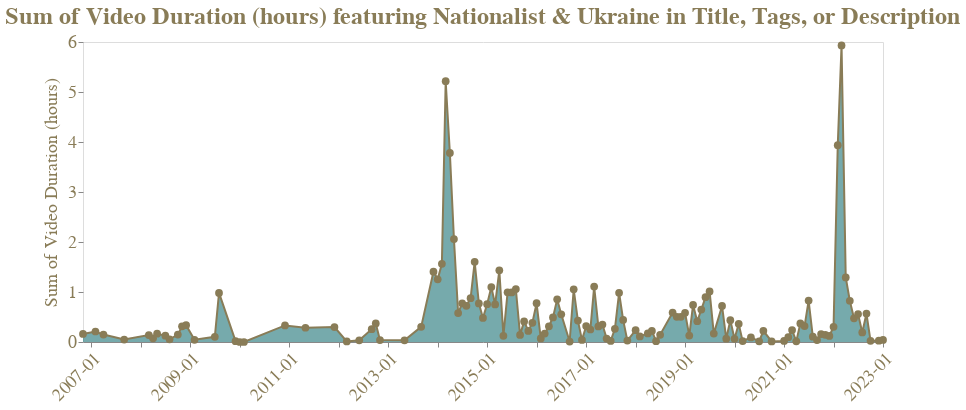

This figure's notebook cell:
### Code cell
get_chart(
    df_scraped,
    token_dict_nationalist,
    "year_month",
    "Sum of Video Duration (hours)",
    slogan2=token_dict_ukraine,
)

### Figure 1 — Vega-Lite specification as saved in the notebook (floating-point values rounded to 4 significant figures)
{"config": {"view": {"continuousWidth": 400, "continuousHeight": 300}}, "layer": [{"mark": {"type": "area", "color": "#3C8689", "fillOpacity": 0.7}, "encoding": {"x": {"axis": {"format": "%Y-%m", "grid": false, "labelAngle": -45, "labelColor": "#897C57", "labelFont": "Franklin Gothic Demi Cond", "labelFontSize": 18, "ticks": true, "title": null}, "field": "year_month", "type": "temporal"}, "y": {"axis": {"domain": false, "grid": false, "gridWidth": 0.5, "labelColor": "#897C57", "labelFont": "Franklin Gothic Demi Cond", "labelFontSize": 18, "ticks": true, "titleColor": "#897C57", "titleFontSize": 35, "titleFontStyle": "Franklin Gothic Demi Cond"}, "field": "Sum of Video Duration (hours)", "type": "quantitative"}}}, {"mark": {"type": "line", "color": "#897C57"}, "encoding": {"x": {"field": "year_month", "type": "temporal"}, "y": {"field": "Sum of Video Duration (hours)", "type": "quantitative"}}}, {"mark": {"type": "point", "color": "#897C57", "filled": true, "opacity": 1, "size": 60}, "encoding": {"x": {"field": "year_month", "type": "temporal"}, "y": {"field": "Sum of Video Duration (hours)", "type": "quantitative"}}}], "data": {"name": "data-161ebb397befa66a6da0d68993f68fbe"}, "height": 300, "title": {"text": ["Sum of Video Duration (hours) featuring Nationalist & Ukraine in Title, Tags, or Description"], "font": "Franklin Gothic", "fontSize": 24, "color": "#897C57"}, "width": 800, "$schema": "https://vega.github.io/schema/vega-lite/v4.17.0.json", "datasets": {"data-161ebb397befa66a6da0d68993f68fbe": [{"year_month": "2006-11-01T00:00:00", "Count of News Articles": 1, "Sum of Video Duration (hours)": 0.1611}, {"year_month": "2007-02-01T00:00:00", "Count of News Articles": 1, "Sum of Video Duration (hours)": 0.21}, {"year_month": "2007-04-01T00:00:00", "Count of News Articles": 1, "Sum of Video Duration (hours)": 0.1483}, {"year_month": "2007-09-01T00:00:00", "Count of News Articles": 1, "Sum of Video Duration (hours)": 0.04861}, {"year_month": "2008-03-01T00:00:00", "Count of News Articles": 2, "Sum of Video Duration (hours)": 0.1378}, {"year_month": "2008-04-01T00:00:00", "Count of News Articles": 2, "Sum of Video Duration (hours)": 0.07333}, {"year_month": "2008-05-01T00:00:00", "Count of News Articles": 3, "Sum of Video Duration (hours)": 0.1653}, {"year_month": "2008-07-01T00:00:00", "Count of News Articles": 2, "Sum of Video Duration (hours)": 0.1272}, {"year_month": "2008-08-01T00:00:00", "Count of News Articles": 1, "Sum of Video Duration (hours)": 0.05333}, {"year_month": "2008-10-01T00:00:00", "Count of News Articles": 5, "Sum of Video Duration (hours)": 0.1478}, {"year_month": "2008-11-01T00:00:00", "Count of News Articles": 4, "Sum of Video Duration (hours)": 0.3144}, {"year_month": "2008-12-01T00:00:00", "Count of News Articles": 3, "Sum of Video Duration (hours)": 0.3369}, {"year_month": "2009-02-01T00:00:00", "Count of News Articles": 4, "Sum of Video Duration (hours)": 0.04472}, {"year_month": "2009-07-01T00:00:00", "Count of News Articles": 2, "Sum of Video Duration (hours)": 0.1042}, {"year_month": "2009-08-01T00:00:00", "Count of News Articles": 9, "Sum of Video Duration (hours)": 0.9811}, {"year_month": "2009-12-01T00:00:00", "Count of News Articles": 1, "Sum of Video Duration (hours)": 0.01611}, {"year_month": "2010-01-01T00:00:00", "Count of News Articles": 2, "Sum of Video Duration (hours)": 0.0}, {"year_month": "2010-02-01T00:00:00", "Count of News Articles": 1, "Sum of Video Duration (hours)": 0.0}, {"year_month": "2010-12-01T00:00:00", "Count of News Articles": 5, "Sum of Video Duration (hours)": 0.3314}, {"year_month": "2011-05-01T00:00:00", "Count of News Articles": 6, "Sum of Video Duration (hours)": 0.285}, {"year_month": "2011-12-01T00:00:00", "Count of News Articles": 1, "Sum of Video Duration (hours)": 0.2981}, {"year_month": "2012-03-01T00:00:00", "Count of News Articles": 1, "Sum of Video Duration (hours)": 0.01111}, {"year_month": "2012-06-01T00:00:00", "Count of News Articles": 1, "Sum of Video Duration (hours)": 0.03417}, {"year_month": "2012-09-01T00:00:00", "Count of News Articles": 5, "Sum of Video Duration (hours)": 0.2567}, {"year_month": "2012-10-01T00:00:00", "Count of News Articles": 6, "Sum of Video Duration (hours)": 0.3703}, {"year_month": "2012-11-01T00:00:00", "Count of News Articles": 3, "Sum of Video Duration (hours)": 0.03833}, {"year_month": "2013-05-01T00:00:00", "Count of News Articles": 3, "Sum of Video Duration (hours)": 0.03361}, {"year_month": "2013-09-01T00:00:00", "Count of News Articles": 1, "Sum of Video Duration (hours)": 0.3028}, {"year_month": "2013-12-01T00:00:00", "Count of News Articles": 15, "Sum of Video Duration (hours)": 1.407}, {"year_month": "2014-01-01T00:00:00", "Count of News Articles": 16, "Sum of Video Duration (hours)": 1.254}, {"year_month": "2014-02-01T00:00:00", "Count of News Articles": 19, "Sum of Video Duration (hours)": 1.564}, {"year_month": "2014-03-01T00:00:00", "Count of News Articles": 94, "Sum of Video Duration (hours)": 5.215}, {"year_month": "2014-04-01T00:00:00", "Count of News Articles": 44, "Sum of Video Duration (hours)": 3.78}, {"year_month": "2014-05-01T00:00:00", "Count of News Articles": 28, "Sum of Video Duration (hours)": 2.059}, {"year_month": "2014-06-01T00:00:00", "Count of News Articles": 13, "Sum of Video Duration (hours)": 0.5789}, {"year_month": "2014-07-01T00:00:00", "Count of News Articles": 8, "Sum of Video Duration (hours)": 0.7728}, {"year_month": "2014-08-01T00:00:00", "Count of News Articles": 12, "Sum of Video Duration (hours)": 0.7239}, {"year_month": "2014-09-01T00:00:00", "Count of News Articles": 16, "Sum of Video Duration (hours)": 0.8769}, {"year_month": "2014-10-01T00:00:00", "Count of News Articles": 26, "Sum of Video Duration (hours)": 1.604}, {"year_month": "2014-11-01T00:00:00", "Count of News Articles": 14, "Sum of Video Duration (hours)": 0.7725}, {"year_month": "2014-12-01T00:00:00", "Count of News Articles": 5, "Sum of Video Duration (hours)": 0.4811}, {"year_month": "2015-01-01T00:00:00", "Count of News Articles": 18, "Sum of Video Duration (hours)": 0.7572}, {"year_month": "2015-02-01T00:00:00", "Count of News Articles": 15, "Sum of Video Duration (hours)": 1.1}, {"year_month": "2015-03-01T00:00:00", "Count of News Articles": 16, "Sum of Video Duration (hours)": 0.7511}, {"year_month": "2015-04-01T00:00:00", "Count of News Articles": 25, "Sum of Video Duration (hours)": 1.433}, {"year_month": "2015-05-01T00:00:00", "Count of News Articles": 11, "Sum of Video Duration (hours)": 0.1239}, {"year_month": "2015-06-01T00:00:00", "Count of News Articles": 10, "Sum of Video Duration (hours)": 0.9942}, {"year_month": "2015-07-01T00:00:00", "Count of News Articles": 9, "Sum of Video Duration (hours)": 0.9906}, {"year_month": "2015-08-01T00:00:00", "Count of News Articles": 15, "Sum of Video Duration (hours)": 1.058}, {"year_month": "2015-09-01T00:00:00", "Count of News Articles": 7, "Sum of Video Duration (hours)": 0.1422}, {"year_month": "2015-10-01T00:00:00", "Count of News Articles": 8, "Sum of Video Duration (hours)": 0.4114}, {"year_month": "2015-11-01T00:00:00", "Count of News Articles": 2, "Sum of Video Duration (hours)": 0.2222}, {"year_month": "2015-12-01T00:00:00", "Count of News Articles": 7, "Sum of Video Duration (hours)": 0.3847}, {"year_month": "2016-01-01T00:00:00", "Count of News Articles": 11, "Sum of Video Duration (hours)": 0.7753}, {"year_month": "2016-02-01T00:00:00", "Count of News Articles": 1, "Sum of Video Duration (hours)": 0.0725}, {"year_month": "2016-03-01T00:00:00", "Count of News Articles": 4, "Sum of Video Duration (hours)": 0.1678}, {"year_month": "2016-04-01T00:00:00", "Count of News Articles": 7, "Sum of Video Duration (hours)": 0.3147}, {"year_month": "2016-05-01T00:00:00", "Count of News Articles": 11, "Sum of Video Duration (hours)": 0.4914}, {"year_month": "2016-06-01T00:00:00", "Count of News Articles": 5, "Sum of Video Duration (hours)": 0.8531}, {"year_month": "2016-07-01T00:00:00", "Count of News Articles": 7, "Sum of Video Duration (hours)": 0.5533}, {"year_month": "2016-09-01T00:00:00", "Count of News Articles": 1, "Sum of Video Duration (hours)": 0.009722}, {"year_month": "2016-10-01T00:00:00", "Count of News Articles": 11, "Sum of Video Duration (hours)": 1.054}, {"year_month": "2016-11-01T00:00:00", "Count of News Articles": 5, "Sum of Video Duration (hours)": 0.4278}, {"year_month": "2016-12-01T00:00:00", "Count of News Articles": 4, "Sum of Video Duration (hours)": 0.04222}, {"year_month": "2017-01-01T00:00:00", "Count of News Articles": 5, "Sum of Video Duration (hours)": 0.3181}, {"year_month": "2017-02-01T00:00:00", "Count of News Articles": 12, "Sum of Video Duration (hours)": 0.25}, {"year_month": "2017-03-01T00:00:00", "Count of News Articles": 17, "Sum of Video Duration (hours)": 1.109}, {"year_month": "2017-04-01T00:00:00", "Count of News Articles": 4, "Sum of Video Duration (hours)": 0.3114}, {"year_month": "2017-05-01T00:00:00", "Count of News Articles": 7, "Sum of Video Duration (hours)": 0.35}, {"year_month": "2017-06-01T00:00:00", "Count of News Articles": 4, "Sum of Video Duration (hours)": 0.06861}, {"year_month": "2017-07-01T00:00:00", "Count of News Articles": 3, "Sum of Video Duration (hours)": 0.0225}, {"year_month": "2017-08-01T00:00:00", "Count of News Articles": 6, "Sum of Video Duration (hours)": 0.2647}, {"year_month": "2017-09-01T00:00:00", "Count of News Articles": 10, "Sum of Video Duration (hours)": 0.9847}, {"year_month": "2017-10-01T00:00:00", "Count of News Articles": 17, "Sum of Video Duration (hours)": 0.4411}, {"year_month": "2017-11-01T00:00:00", "Count of News Articles": 3, "Sum of Video Duration (hours)": 0.02806}, {"year_month": "2018-01-01T00:00:00", "Count of News Articles": 2, "Sum of Video Duration (hours)": 0.2375}, {"year_month": "2018-02-01T00:00:00", "Count of News Articles": 1, "Sum of Video Duration (hours)": 0.1114}, {"year_month": "2018-04-01T00:00:00", "Count of News Articles": 2, "Sum of Video Duration (hours)": 0.1717}, {"year_month": "2018-05-01T00:00:00", "Count of News Articles": 3, "Sum of Video Duration (hours)": 0.2203}, {"year_month": "2018-06-01T00:00:00", "Count of News Articles": 2, "Sum of Video Duration (hours)": 0.0175}, {"year_month": "2018-07-01T00:00:00", "Count of News Articles": 3, "Sum of Video Duration (hours)": 0.1436}, {"year_month": "2018-10-01T00:00:00", "Count of News Articles": 7, "Sum of Video Duration (hours)": 0.5881}, {"year_month": "2018-11-01T00:00:00", "Count of News Articles": 8, "Sum of Video Duration (hours)": 0.5042}, {"year_month": "2018-12-01T00:00:00", "Count of News Articles": 7, "Sum of Video Duration (hours)": 0.5042}, {"year_month": "2019-01-01T00:00:00", "Count of News Articles": 7, "Sum of Video Duration (hours)": 0.5844}, {"year_month": "2019-02-01T00:00:00", "Count of News Articles": 2, "Sum of Video Duration (hours)": 0.1286}, {"year_month": "2019-03-01T00:00:00", "Count of News Articles": 6, "Sum of Video Duration (hours)": 0.7408}, {"year_month": "2019-04-01T00:00:00", "Count of News Articles": 5, "Sum of Video Duration (hours)": 0.415}, {"year_month": "2019-05-01T00:00:00", "Count of News Articles": 5, "Sum of Video Duration (hours)": 0.6478}, {"year_month": "2019-06-01T00:00:00", "Count of News Articles": 5, "Sum of Video Duration (hours)": 0.8975}, {"year_month": "2019-07-01T00:00:00", "Count of News Articles": 11, "Sum of Video Duration (hours)": 1.012}, {"year_month": "2019-08-01T00:00:00", "Count of News Articles": 2, "Sum of Video Duration (hours)": 0.1681}, {"year_month": "2019-10-01T00:00:00", "Count of News Articles": 9, "Sum of Video Duration (hours)": 0.7211}, {"year_month": "2019-11-01T00:00:00", "Count of News Articles": 2, "Sum of Video Duration (hours)": 0.06611}, {"year_month": "2019-12-01T00:00:00", "Count of News Articles": 5, "Sum of Video Duration (hours)": 0.4369}, {"year_month": "2020-01-01T00:00:00", "Count of News Articles": 2, "Sum of Video Duration (hours)": 0.06472}, {"year_month": "2020-02-01T00:00:00", "Count of News Articles": 4, "Sum of Video Duration (hours)": 0.3631}, {"year_month": "2020-03-01T00:00:00", "Count of News Articles": 1, "Sum of Video Duration (hours)": 0.01778}, {"year_month": "2020-05-01T00:00:00", "Count of News Articles": 1, "Sum of Video Duration (hours)": 0.09111}, {"year_month": "2020-07-01T00:00:00", "Count of News Articles": 1, "Sum of Video Duration (hours)": 0.01389}, {"year_month": "2020-08-01T00:00:00", "Count of News Articles": 3, "Sum of Video Duration (hours)": 0.2231}, {"year_month": "2020-10-01T00:00:00", "Count of News Articles": 1, "Sum of Video Duration (hours)": 0.01083}, {"year_month": "2021-01-01T00:00:00", "Count of News Articles": 2, "Sum of Video Duration (hours)": 0.02194}, {"year_month": "2021-02-01T00:00:00", "Count of News Articles": 2, "Sum of Video Duration (hours)": 0.09639}, {"year_month": "2021-03-01T00:00:00", "Count of News Articles": 4, "Sum of Video Duration (hours)": 0.2383}, {"year_month": "2021-04-01T00:00:00", "Count of News Articles": 1, "Sum of Video Duration (hours)": 0.01306}, {"year_month": "2021-05-01T00:00:00", "Count of News Articles": 3, "Sum of Video Duration (hours)": 0.3722}, {"year_month": "2021-06-01T00:00:00", "Count of News Articles": 6, "Sum of Video Duration (hours)": 0.3186}, {"year_month": "2021-07-01T00:00:00", "Count of News Articles": 7, "Sum of Video Duration (hours)": 0.8286}, {"year_month": "2021-08-01T00:00:00", "Count of News Articles": 1, "Sum of Video Duration (hours)": 0.1072}, {"year_month": "2021-09-01T00:00:00", "Count of News Articles": 1, "Sum of Video Duration (hours)": 0.03972}, {"year_month": "2021-10-01T00:00:00", "Count of News Articles": 1, "Sum of Video Duration (hours)": 0.1592}, {"year_month": "2021-11-01T00:00:00", "Count of News Articles": 2, "Sum of Video Duration (hours)": 0.1436}, {"year_month": "2021-12-01T00:00:00", "Count of News Articles": 2, "Sum of Video Duration (hours)": 0.1211}, {"year_month": "2022-01-01T00:00:00", "Count of News Articles": 3, "Sum of Video Duration (hours)": 0.3044}, {"year_month": "2022-02-01T00:00:00", "Count of News Articles": 42, "Sum of Video Duration (hours)": 3.935}, {"year_month": "2022-03-01T00:00:00", "Count of News Articles": 102, "Sum of Video Duration (hours)": 5.933}, {"year_month": "2022-04-01T00:00:00", "Count of News Articles": 46, "Sum of Video Duration (hours)": 1.292}, {"year_month": "2022-05-01T00:00:00", "Count of News Articles": 27, "Sum of Video Duration (hours)": 0.825}, {"year_month": "2022-06-01T00:00:00", "Count of News Articles": 16, "Sum of Video Duration (hours)": 0.4744}, {"year_month": "2022-07-01T00:00:00", "Count of News Articles": 23, "Sum of Video Duration (hours)": 0.5583}, {"year_month": "2022-08-01T00:00:00", "Count of News Articles": 8, "Sum of Video Duration (hours)": 0.1911}, {"year_month": "2022-09-01T00:00:00", "Count of News Articles": 23, "Sum of Video Duration (hours)": 0.5692}, {"year_month": "2022-10-01T00:00:00", "Count of News Articles": 1, "Sum of Video Duration (hours)": 0.02389}, {"year_month": "2022-12-01T00:00:00", "Count of News Articles": 3, "Sum of Video Duration (hours)": 0.02667}, {"year_month": "2023-01-01T00:00:00", "Count of News Articles": 3, "Sum of Video Duration (hours)": 0.04111}]}}
